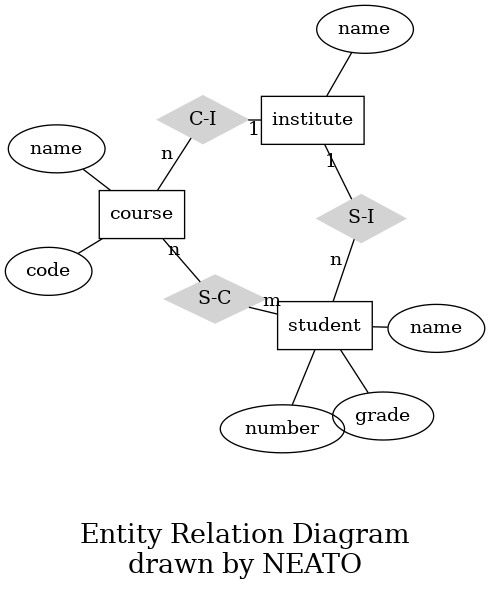

Python code for this plot:
"""Entity-Relationship diagram"""

import graphviz

def example_er():
    e = graphviz.Graph('ER', engine='neato', format='png')

    e.attr('node', shape='box')
    e.node('course')
    e.node('institute')
    e.node('student')

    e.attr('node', shape='ellipse')
    e.node('name0', label='name')
    e.node('name1', label='name')
    e.node('name2', label='name')
    e.node('code')
    e.node('grade')
    e.node('number')

    e.attr('node', shape='diamond', style='filled', color='lightgrey')
    e.node('C-I')
    e.node('S-C')
    e.node('S-I')

    e.edge('name0', 'course')
    e.edge('code', 'course')
    e.edge('course', 'C-I', label='n', len='1.00')
    e.edge('C-I', 'institute', label='1', len='1.00')
    e.edge('institute', 'name1')
    e.edge('institute', 'S-I', label='1', len='1.00')
    e.edge('S-I', 'student', label='n', len='1.00')
    e.edge('student', 'grade')
    e.edge('student', 'name2')
    e.edge('student', 'number')
    e.edge('student', 'S-C', label='m', len='1.00')
    e.edge('S-C', 'course', label='n', len='1.00')

    e.attr(label=r'\n\nEntity Relation Diagram\ndrawn by NEATO')
    e.attr(fontsize='20')
    return e

if __name__ == "__main__":
    g = example_er()
    g.view()
